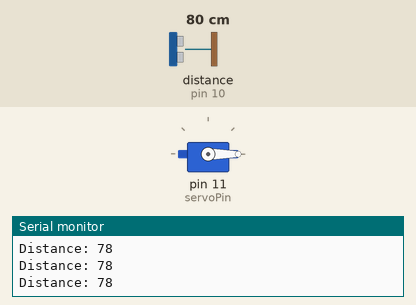
Simulated run of this sketch. Board: Arduino Uno, built with avr-gcc and run on an emulated ATmega328P. Shown: servo, the last lines printed to the serial monitor. Wiring (inferred from the names in the program): ultrasonic range finder: trigger pin 9; echo pin 10. Inputs (shaded band) come from the test bench; at power-on: distance to the obstacle (sensor on pin 10) 80 cm. The echo pulse lasts 58.3 µs per cm.

Above: at 1.2 s.
1.3 s: distance to the obstacle (sensor on pin 10) set to 8 cm
2.8 s: distance to the obstacle (sensor on pin 10) set to 5 cm
At 3.3 s:
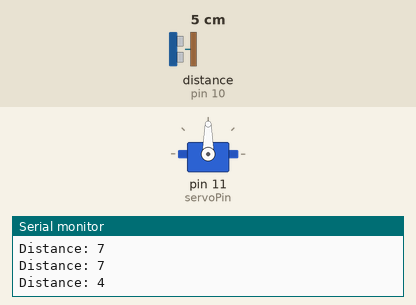
Timing chart, 0 to 5.8 s (numbered marks = the images above; inputs shaded):
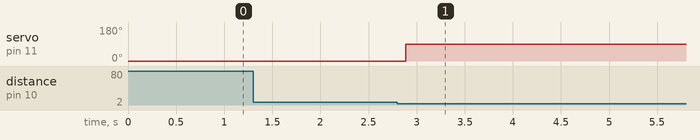

Measured:
- the behaviour switches between 7 and 6 cm on distance to the obstacle (sensor on pin 10) (found by bisection; images 0 and 1)
- after the input at 2.8 s, servo on pin 11 (servoPin): 0° → 90° after 0.09 s

The sketch:

unplugged_lid.ino
```cpp
#include <Servo.h>

// Define pins
const int trigPin = 9;
const int echoPin = 10;
const int servoPin = 11;

// Create a Servo object
Servo myServo;

// Define distance threshold
const int distanceThreshold = 5; // in cm
const int openDuration = 10000;   // in milliseconds

void setup() {
  // Initialize the servo
  myServo.attach(servoPin);
  myServo.write(0); // Start with the lid closed

  // Initialize the ultrasonic sensor pins
  pinMode(trigPin, OUTPUT);
  pinMode(echoPin, INPUT);

  Serial.begin(9600); // For debugging
}

void loop() {
  long duration, distance;

  // Clear the trigPin
  digitalWrite(trigPin, LOW);
  delayMicroseconds(2);

  // Set the trigPin HIGH for 10 microseconds
  digitalWrite(trigPin, HIGH);
  delayMicroseconds(10);
  digitalWrite(trigPin, LOW);

  // Read the echoPin, return the sound wave travel time in microseconds
  duration = pulseIn(echoPin, HIGH);

  // Calculate the distance in cm
  distance = duration * 0.034 / 2;

  // Print distance for debugging
  Serial.print("Distance: ");
  Serial.println(distance);

  // Check if the distance is less than or equal to the threshold
  if (distance <= distanceThreshold) {
    openLid();
  }

  delay(100); // Small delay to avoid rapid triggering
}

void openLid() {
  myServo.write(90); // Open the lid (adjust angle as needed)
  delay(openDuration); // Keep the lid open for the specified duration
  myServo.write(0); // Close the lid
}
```
